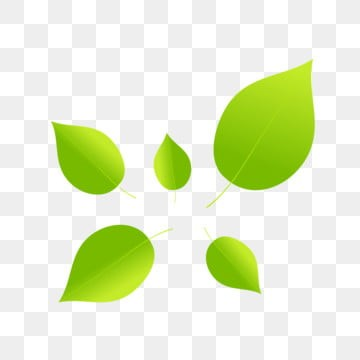
#> input picture leaf.png, 360 x 360 px
$ jupyter execute basic-processing.ipynb
#> lines starting #> are read from the running program, lines starting #| are printed output that depends on the picture
[cell 1]
import cv2
import numpy as np
import matplotlib.pyplot as plt

## Load/Display

[cell 2]
# Read the image
image = cv2.imread('leaf.png')
#> image is the input picture: shape (360, 360, 3); mean B, G, R 206.7, 238.9, 229.3

# Print the shape of the image matrix
print(f"Image shape (rows, columns, channels): {image.shape}")
#| Image shape (rows, columns, channels): (360, 360, 3)

[cell 3]
def plot_image(image, title=None):
    # Convert the image from BGR (OpenCV default) to RGB for displaying correctly in matplotlib
#> called with title = 'original image'
    image_rgb = cv2.cvtColor(image, cv2.COLOR_BGR2RGB)

    # Display the image in the notebook
    plt.imshow(image_rgb)
    plt.axis('off')  # Hide axes
    # Set the title if provided
    if title:
        plt.title(title)
    plt.show()

[cell 4]
plot_image(image, "original image")

## Converting to Grayscale

[cell 5]
# Perform a raw operation: Convert image to grayscale
grayscale_image = np.mean(image, axis=2).astype(np.uint8)
plot_image(grayscale_image, "after converting to grayscale")

## Read the image and write the intensity value in a file

[cell 6]
# Save the RGB intensity values to a single file
# Ensure we're saving as integers with proper formatting
np.savetxt('rgb_intensity_values.txt', image.reshape(-1, image.shape[2]), fmt='%d', delimiter=', ')
print("RGB intensity values have been written to 'rgb_intensity_values.txt'.")

## Multiply/add/subtract each intensity value by a constant and display the image back

[cell 7]
# Step to read the RGB intensity values from the text file
loaded_rgb_matrix = np.loadtxt('rgb_intensity_values.txt', delimiter=',', dtype=np.uint8)

# Reshape the loaded data back to the original image dimensions
height, width, _ = image.shape  # Get the original dimensions
#> height = 360; width = 360
reconstructed_image = loaded_rgb_matrix.reshape((height, width, 3))
plot_image(reconstructed_image, "reconstructed image from intensity matrix")

[cell 8]
# Define constant for operation
constant = 50

[cell 9]
# Adding the constant
added_image = np.clip(reconstructed_image + constant, 0, 255).astype(np.uint8)
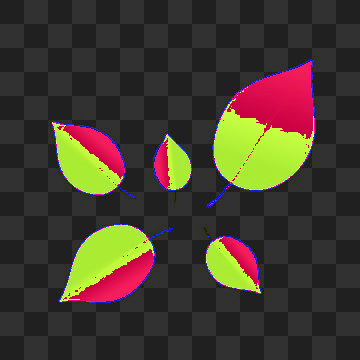
#> added_image: shape (360, 360, 3); mean B, G, R 46.9, 59.1, 66.9
plot_image(added_image, "image after constant addition")

[cell 10]
# Subtracting the constant
subtracted_image = np.clip(reconstructed_image - constant, 0, 255).astype(np.uint8)
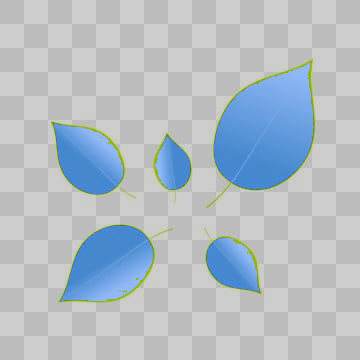
#> subtracted_image: shape (360, 360, 3); mean B, G, R 197.3, 188.9, 179.3
plot_image(subtracted_image, "image after constant subtraction")

[cell 11]
# Multiplying by the constant
multiplied_image = np.clip(reconstructed_image * (constant / 255.0), 0, 255).astype(np.uint8)
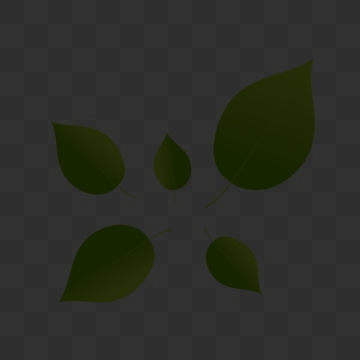
#> multiplied_image: shape (360, 360, 3); mean B, G, R 40.2, 46.5, 44.6
plot_image(multiplied_image, "image after constant multiplicatoin")

## Subtract each intensity value from 255 and display

[cell 12]
# Subtract each intensity value from 255
inverted_image = 255 - reconstructed_image
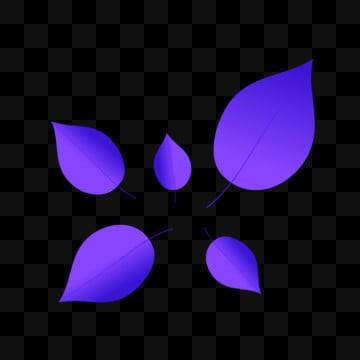
#> inverted_image: shape (360, 360, 3); mean B, G, R 48.3, 16.1, 25.7
plot_image(inverted_image, "after subtracted 255 from each pixel")

## Try to separate each channel of the initial RGB image and display separately

[cell 13]
# Split the image into its RGB channels
blue_channel = image[:, :, 0]  # Blue channel
green_channel = image[:, :, 1]  # Green channel
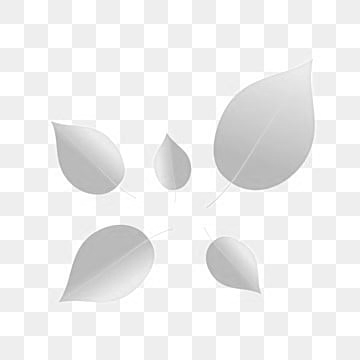
#> green_channel: shape (360, 360); min 163, max 255, mean 238.9
red_channel = image[:, :, 2]  # Red channel
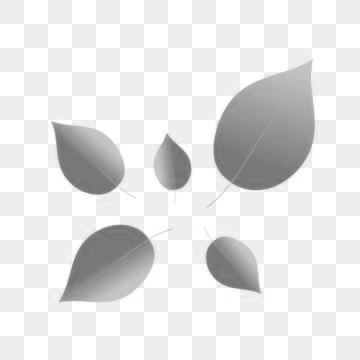
#> red_channel: shape (360, 360); min 108, max 255, mean 229.3

# Create an empty image for each channel to visualize them separately
blue_image = np.zeros_like(image)
blue_image[:, :, 0] = blue_channel  # Set blue channel
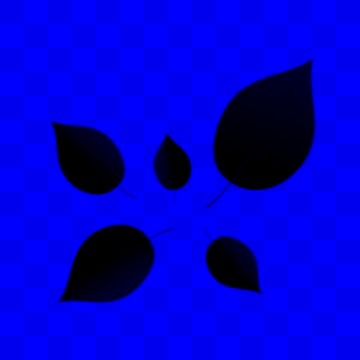
#> blue_image: shape (360, 360, 3); mean of channels 0, 1, 2 206.7, 0, 0; drawn as B, G, R

green_image = np.zeros_like(image)
green_image[:, :, 1] = green_channel  # Set green channel
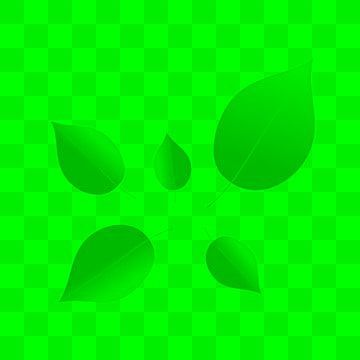
#> green_image: shape (360, 360, 3); mean of channels 0, 1, 2 0, 238.9, 0; drawn as B, G, R

red_image = np.zeros_like(image)
red_image[:, :, 2] = red_channel  # Set red channel
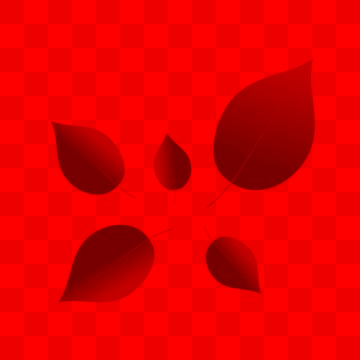
#> red_image: shape (360, 360, 3); mean of channels 0, 1, 2 0, 0, 229.3; drawn as B, G, R

# Plot each channel separately
plot_image(blue_image, title='Blue Channel')
plot_image(green_image, title='Green Channel')
plot_image(red_image, title='Red Channel')

## Convolution

[cell 14]
grayscale_image

[cell 15]
# Step 1: Define a 2x2 diagonal matrix
diagonal_kernel = np.array([[1, 0],
                            [0, 1]])

[cell 16]
# Step 2: Perform the convolution-like operation using raw loops
def convolve_image(image, kernel):
    kernel_size = kernel.shape[0]  # Assuming kernel is square (2x2)
    output_image = np.zeros_like(image, dtype=np.uint8)

    # Loop over each pixel of the image (excluding borders)
    for i in range(height - kernel_size + 1):
        for j in range(width - kernel_size + 1):
            # Extract the current 2x2 region from the image
            region = image[i:i + kernel_size, j:j + kernel_size]

            # Element-wise multiply the region with the kernel
            result = np.sum(region * kernel)
            # Assign the result to the output image (center of the region)
            output_image[i + 1, j + 1] = result
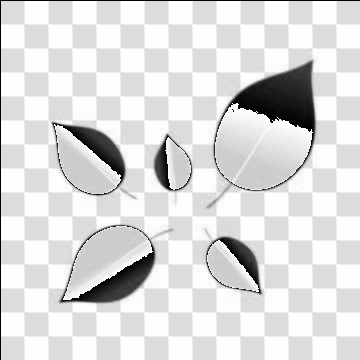
#> output_image: shape (360, 360); min 0, max 255, mean 220

    return output_image

# Perform the operation
convolute_image = convolve_image(grayscale_image, diagonal_kernel)

[cell 17]
plot_image(convolute_image, "image after convolution")
